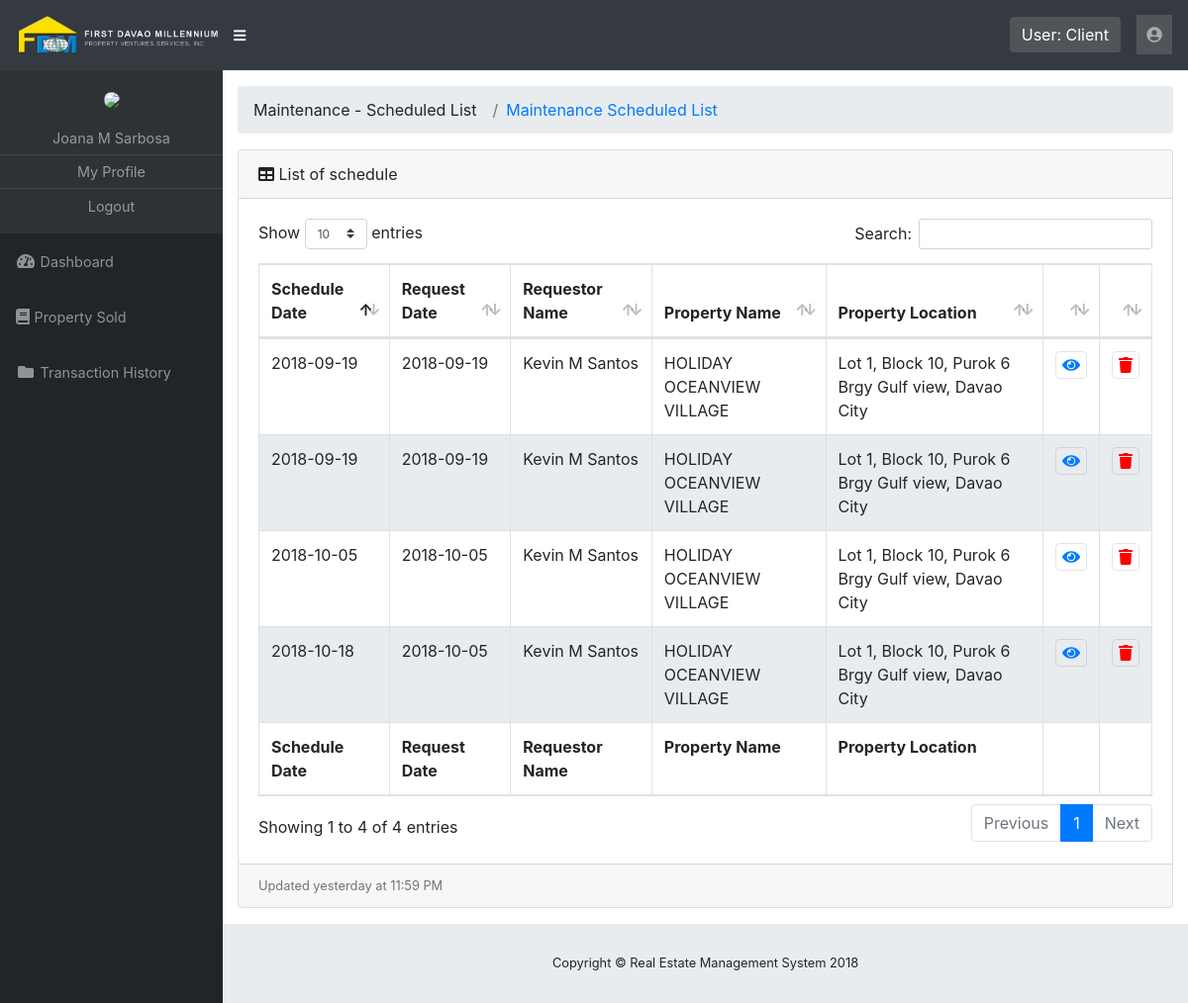
/rems/pages/maintenance-scheduled-list.php (signed in), run on the app's committed database.
### tables this page shows
CREATE TABLE IF NOT EXISTS `maintenance_scheduled` (
  `id` int(11) NOT NULL AUTO_INCREMENT,
  `maintenance_request_id` int(11) NOT NULL,
  `scheduled_date` date NOT NULL,
  `person_in_charge` varchar(255) NOT NULL,
  `deleted` tinyint(2) NOT NULL DEFAULT '0',
  PRIMARY KEY (`id`)
);

CREATE TABLE IF NOT EXISTS `maintenance_request` (
  `id` int(11) NOT NULL AUTO_INCREMENT,
  `customer_id` int(11) NOT NULL,
  `property_id` int(11) NOT NULL,
  `contact_number` int(11) NOT NULL,
  `request_date` date NOT NULL,
  `property_access_by` tinyint(2) NOT NULL DEFAULT '0',
  `repair_request` varchar(1000) NOT NULL,
  `scheduled` tinyint(2) NOT NULL DEFAULT '0',
  `deleted` tinyint(2) NOT NULL DEFAULT '0',
  PRIMARY KEY (`id`)
);

CREATE TABLE IF NOT EXISTS `customer` (
  `id` int(11) NOT NULL AUTO_INCREMENT,
  `firstname` varchar(100) NOT NULL,
  `middlename` varchar(100) NOT NULL,
  `lastname` varchar(100) NOT NULL,
  `age` int(11) NOT NULL,
  `gender` tinyint(2) NOT NULL DEFAULT '0',
  `position` varchar(255) NOT NULL DEFAULT 'Customer',
  `physical_address` varchar(255) NOT NULL,
  `email_address` varchar(100) NOT NULL,
  `contact_number` int(11) NOT NULL,
  `image_path` varchar(255) NOT NULL,
  `account_id` int(11) NOT NULL,
  `status` tinyint(2) NOT NULL DEFAULT '0',
  `deleted` tinyint(2) NOT NULL DEFAULT '0',
  PRIMARY KEY (`id`)
);

CREATE TABLE IF NOT EXISTS `property` (
  `id` int(11) NOT NULL AUTO_INCREMENT,
  `client_id` int(11) NOT NULL,
  `property_relation` tinyint(2) NOT NULL DEFAULT '0',
  `date_management_commence` date NOT NULL,
  `property_name` varchar(150) NOT NULL,
  `block` int(11) NOT NULL DEFAULT '0',
  `lot` int(11) NOT NULL DEFAULT '0',
  `address` varchar(255) NOT NULL,
  `city` varchar(100) NOT NULL,
  `postal_code` int(11) NOT NULL,
  `property_size` varchar(100) NOT NULL,
  `subject_to` tinyint(2) NOT NULL DEFAULT '0',
  `price_per_sqm` int(11) NOT NULL,
  `price_bought` int(11) NOT NULL,
  `price` int(11) NOT NULL,
  `size_unit` tinyint(2) NOT NULL DEFAULT '0',
  `payment_mode` tinyint(2) NOT NULL DEFAULT '0',
  `monthly_payment` int(11) NOT NULL,
  `property_type` tinyint(2) NOT NULL DEFAULT '0',
  `caretaker` tinyint(2) NOT NULL DEFAULT '0',
  `additional_info` varchar(500) NOT NULL,
  `property_condition` tinyint(2) NOT NULL DEFAULT '0',
  `availability` tinyint(2) NOT NULL DEFAULT '0',
  `image_path` varchar(150) NOT NULL DEFAULT 'no-image-land.png',
  `isdevided` int(11) NOT NULL DEFAULT '0',
  `deleted` tinyint(2) NOT NULL DEFAULT '0',
  PRIMARY KEY (`id`)
);

### rems/pages/maintenance-scheduled-list.php (the view, shortened to what this page needs)
<?php
  include '../template/header.php';
?>
  <div id="content-wrapper">
    <div class="container-fluid">
      <ol class="breadcrumb">
        <li class="breadcrumb-item">
          Maintenance - Scheduled List
        </li>
        <li class="breadcrumb-item active"><a href= "maintenance-request-list.php">Maintenance Scheduled List</a></li>
      </ol>
          <div class="card mb-3">
            <div class="card-header">
              <i class="fas fa-table"></i>
              List of schedule</div>
            <div class="card-body">
              <div class="table-responsive">
                <table class="table table-bordered" id="dataTable" width="100%" cellspacing="0">
                  <thead>
                    <tr>
                      <th>Schedule Date</th>
                      <th>Request Date</th>
                      <th>Requestor Name</th>
                      <th>Property Name</th>
                      <th>Property Location</th>
                      <th></th>
                      <th></th>
                    </tr>
                  </thead>
                  <tfoot>
                    <tr>
                     <th>Schedule Date</th>
                      <th>Request Date</th>
                      <th>Requestor Name</th>
                      <th>Property Name</th>
                      <th>Property Location</th>
                      <th></th>
                      <th></th>
                    </tr>
                  </tfoot>
                  <tbody>
                  <?php
                    $sql = "SELECT
                            maintenance_scheduled.id msid,
                            scheduled_date,
                            person_in_charge,
                            firstname,
                            middlename,
                            lastname,
                            customer.contact_number contact,
                            property_name,
                            property.address paddress,
                            city,
                            request_date,
                            property_access_by,
                            repair_request
                            FROM maintenance_scheduled
                            INNER JOIN maintenance_request
                            ON maintenance_scheduled.maintenance_request_id = maintenance_request.id
                            INNER JOIN customer
                            ON maintenance_request.customer_id = customer.id
                            INNER JOIN property ON
                            maintenance_request.property_id = property.id
                            WHERE property.deleted = 0
                            AND maintenance_scheduled.deleted = 0";
                      $result = mysqli_query($mysqli,$sql);
                      if (mysqli_num_rows($result) > 0) {
                         while($row = mysqli_fetch_assoc($result)) {
                          $id = $row['msid'];
                          $scheduled_date = $row['scheduled_date'];
                          $client_name = $row['firstname'].' '.$row['middlename'].' '.$row['lastname'];
                          $property_name = $row['property_name'];
                          $address = $row['paddress'].', '.$row['city'];
                          $request_date = $row['request_date'];
                           echo '<tr>';
                           echo '<td>'.$scheduled_date.'</td>';
                           echo '<td>'.$request_date.'</td>';
                           echo '<td>'.$client_name.'</td>';
                           echo '<td>'.$property_name.'</td>';
                           echo '<td>'.$address.'</td>';
                           echo '<td style="width:15px;"><button title="View Request" class="toolbar-edit" onclick="generateJobOrder('.$id.');" > <i class="fas fa-eye"></i>'.''.'</button></td>';
                           echo '<td style="width:15px;"><button title="Delete Request" class="toolbar-delete" onclick="showDeleteRequest('.$id.');" ><i class="fa fa-trash" aria-hidden="true"></i>'.''.'</button</td>';
                           echo '</tr>';
                         }
                      }
                  ?>
                  </tbody>
                </table>
              </div>
            </div>
            <div class="card-footer small text-muted">Updated yesterday at 11:59 PM</div>
          </div>
    </div>
</div>
<?php
  include '../template/footer.php';
?>

### rems/css/sb-admin.css (style rules this page uses)
html { position: relative; min-height: 100%; }
body { height: 100%; }
#wrapper #content-wrapper { overflow-x: hidden; width: 100%; padding-top: 1rem; padding-bottom: 80px; }
:root { --input-padding-x: 0.75rem; --input-padding-y: 0.75rem; }

### rems/css/style.css (style rules this page uses)
.toolbar-edit { background: transparent; border: 1px solid rgba(0,0,0,0.1); color: #007bff; border-radius: 4px; }
.toolbar-delete { background: transparent; border: 1px solid rgba(0,0,0,0.1); color: red; border-radius: 4px; }
tr.even { background: #e9ecef; }

### data on the page
maintenance_scheduled: scheduled_date "2018-09-19", maintenance_request.request_date "2018-09-19", customer.firstname+middlename+lastname "Kevin M Santos", property.property_name "HOLIDAY OCEANVIEW VILLAGE", property.address+city "Lot 1, Block 10, Purok 6 Brgy Gulf view, Davao City"
maintenance_scheduled: scheduled_date "2018-09-19", maintenance_request.request_date "2018-09-19", customer.firstname+middlename+lastname "Kevin M Santos", property.property_name "HOLIDAY OCEANVIEW VILLAGE", property.address+city "Lot 1, Block 10, Purok 6 Brgy Gulf view, Davao City"
maintenance_scheduled: scheduled_date "2018-10-05", maintenance_request.request_date "2018-10-05", customer.firstname+middlename+lastname "Kevin M Santos", property.property_name "HOLIDAY OCEANVIEW VILLAGE", property.address+city "Lot 1, Block 10, Purok 6 Brgy Gulf view, Davao City"
maintenance_scheduled: scheduled_date "2018-10-18", maintenance_request.request_date "2018-10-05", customer.firstname+middlename+lastname "Kevin M Santos", property.property_name "HOLIDAY OCEANVIEW VILLAGE", property.address+city "Lot 1, Block 10, Purok 6 Brgy Gulf view, Davao City"

### other printed values
$_SESSION['user_type'] "Client"
$name "Joana M Sarbosa"
